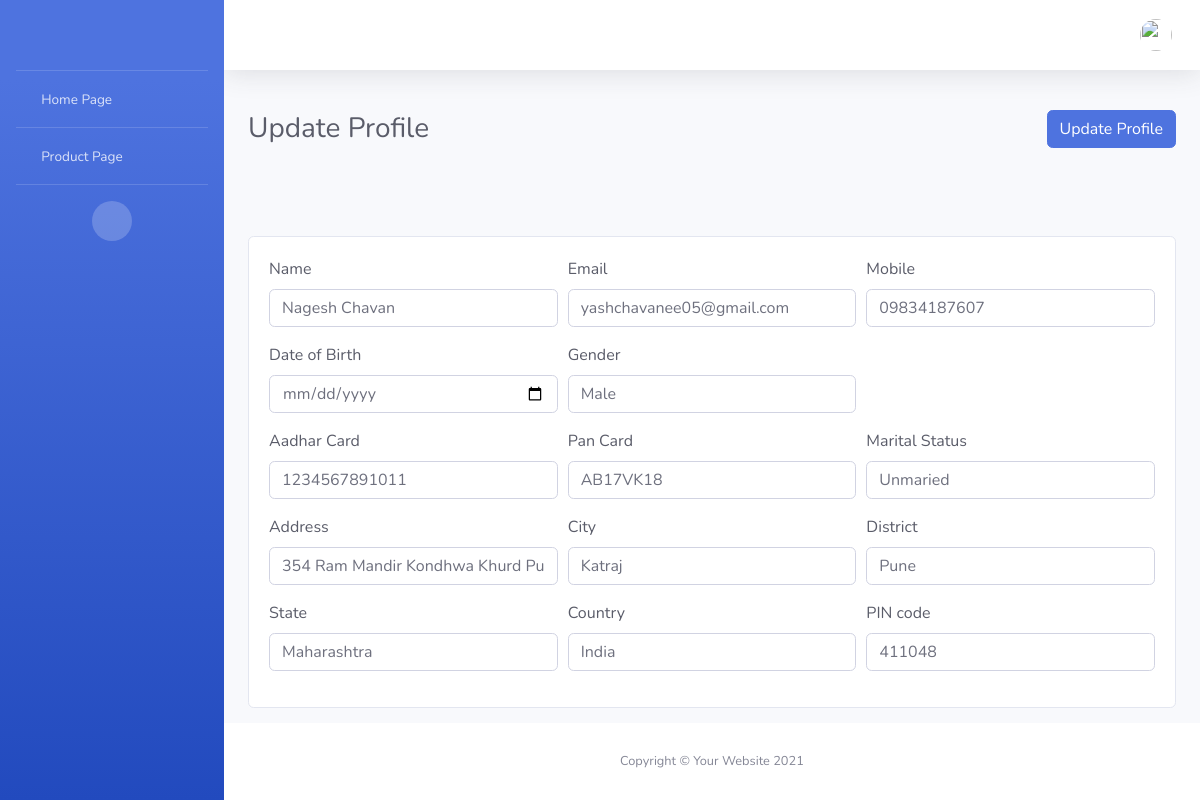
The page /update/7/ on the database as committed earlier.
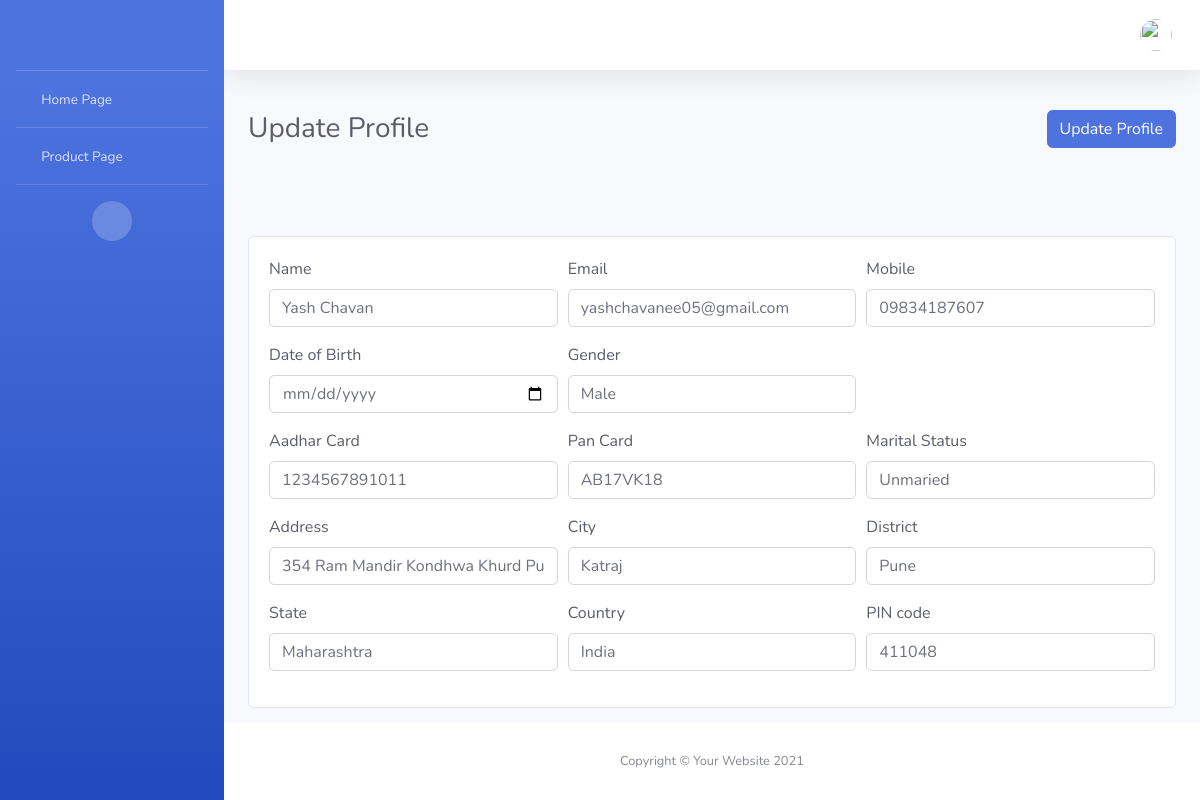
The same page on the database as committed later.
### login/models.py (models this page shows, shortened)
class Register(models.Model):
    user_id = models.AutoField(primary_key=True)
    user_name = models.CharField(max_length=100)
    user_email = models.EmailField(max_length=100)
    user_phone = models.CharField(max_length=50)
    user_dob = models.DateField()
    gender = models.CharField(max_length=100)
    aadhar = models.CharField(max_length=20)
    pan = models.CharField(max_length=20)
    marital_status = models.CharField(max_length=100)
    address = models.CharField(max_length=100)
    city = models.CharField(max_length=100)
    district = models.CharField(max_length=100)
    state = models.CharField(max_length=100)
    country = models.CharField(max_length=100)
    pin_code = models.CharField(max_length=20)

### login/views.py (the view, shortened to what this page needs)
# urls.py: path('update/<int:user_id>/', views.update, name="update"),
def update(request,user_id):
    Data_up = Register.objects.get(user_id=user_id)
    return render(request, 'profile.html',{'Data_up':Data_up})

### login/templates/profile.html (shortened to what this page needs)
{% extends 'web_base.html' %}
{% load static %}
{% block content_page %}
<div class="container-fluid">
    <form method="POST" action="/update/{{Data_up.user_id}}/">
        <div class="d-sm-flex align-items-center justify-content-between mb-4">
            <h1 class="h3 my-3 text-gray-800">Update Profile</h1>
            <button type="submit" class="btn btn-primary my-3">Update Profile</button>
        </div>
        <div class="row">
            <div class="col-12 mt-5">
                <div class="card">
                    <div class="card-body">
                        <div class="form-row">
                            <div class="form-group col-lg-4">
                                <label class="text-dark">Name</label>
                                <input required type="text" class="form-control" name="user_name" value="{{Data_up.user_name}}">
                            </div>
                            <div class="form-group col-lg-4">
                                <label class="text-dark">Email</label>
                                <input required type="text" class="form-control" name="user_email" value="{{Data_up.user_email}}">
                            </div>
                            <div class="form-group col-lg-4">
                                <label class="text-dark">Mobile</label>
                                <input required type="text" class="form-control" name="user_phone" value="{{Data_up.user_phone}}">
                            </div>
                        </div>
                        <div class="form-row">
                            <div class="form-group col-lg-4">
                                <label class="text-dark">Date of Birth</label>
                                <input required type="date" class="form-control" name="user_dob" value="{{Data_up.user_dob}}">
                            </div>
                            <div class="form-group col-lg-4">
                                <label class="text-dark">Gender</label>
                                <input required type="text" class="form-control" name="gender" value="{{Data_up.gender}}">
                            </div>
                        </div>
                        <div class="form-row">
                            <div class="form-group col-lg-4">
                                <label class="text-dark">Aadhar Card</label>
                                <input required type="text" class="form-control" name="aadhar" value="{{Data_up.aadhar}}">
                            </div>
                            <div class="form-group col-lg-4">
                                <label class="text-dark">Pan Card</label>
                                <input required type="text" class="form-control" name="pan" value="{{Data_up.pan}}">
                            </div>
                            <div class="form-group col-lg-4">
                                <label class="text-dark">Marital Status</label>
                                <input required type="text" class="form-control" name="marital_status" value="{{Data_up.marital_status}}">
                            </div>
                        </div>
                        <div class="form-row">
                            <div class="form-group col-lg-4">
                                <label class="text-dark">Address</label>
                                <input required type="text" class="form-control" name="address" value="{{Data_up.address}}">
                            </div>
                            <div class="form-group col-lg-4">
                                <label class="text-dark">City</label>
                                <input required type="text" class="form-control" name="city" value="{{Data_up.city}}">
                            </div>
                            <div class="form-group col-lg-4">
                                <label class="text-dark">District</label>
                                <input required type="text" class="form-control" name="district" value="{{Data_up.district}}">
                            </div>
                        </div>
                        <div class="form-row">
                            <div class="form-group col-lg-4">
                                <label class="text-dark">State</label>
                                <input required type="text" class="form-control" name="state" value="{{Data_up.state}}">
                            </div>
                            <div class="form-group col-lg-4">
                                <label class="text-dark">Country</label>
                                <input required type="text" class="form-control" name="country" value="{{Data_up.country}}">
                            </div>
                            <div class="form-group col-lg-4">
                                <label class="text-dark">PIN code</label>
                                <input required type="text" class="form-control" name="pin_code" value="{{Data_up.pin_code}}">
                            </div>
                        </div>
                    </div>
                </div>
            </div>
        </div>
    </form>
</div>
{% endblock %}

### login/templates/web_base.html (shortened to what this page needs)
{% load static %}
<!DOCTYPE html>
<html lang="en">
<head>
    <link href="{% static 'vendor/fontawesome-free/css/all.min.css' %}" rel="stylesheet" type="text/css">
    <link href='https://unpkg.com/boxicons@2.1.4/css/boxicons.min.css' rel='stylesheet'>
    <link href="{% static 'css/sb-admin-2.min.css' %}" rel="stylesheet">
</head>
<body id="page-top">
    <div id="wrapper">
        <ul class="navbar-nav bg-gradient-primary sidebar sidebar-dark accordion" id="accordionSidebar">
            <a class="sidebar-brand d-flex align-items-center justify-content-center" href="{% url 'home_page' %}">
                <div class="sidebar-brand-icon rotate-n-15">
                    <i class="fas fa-laugh-wink"></i>
                </div>
            </a>
            <hr class="sidebar-divider my-0">
            <li class="nav-item">
                <a href="{% url 'home_page' %}" class="nav-link">
                    <i class="fas fa-fw fa-folder"></i>
                    <span>Home Page</span>
                </a>
            </li>
            <hr class="sidebar-divider my-0">
            <li class="nav-item">
                <a href="{% url 'product' %}" class="nav-link">
                    <i class="fas fa-fw fa-folder"></i>
                    <span>Product Page</span>
                </a>
            </li>
            <hr class="sidebar-divider d-none d-md-block">
            <div class="text-center d-none d-md-inline">
                <button class="rounded-circle border-0" id="sidebarToggle"></button>
            </div>
        </ul>
        <div id="content-wrapper" class="d-flex flex-column">
            <div id="content">
                <nav class="navbar navbar-expand navbar-light bg-white topbar mb-4 static-top shadow">
                    <ul class="navbar-nav ml-auto">
                        <li class="nav-item dropdown no-arrow">
                            <a class="nav-link dropdown-toggle" href="#" id="userDropdown" role="button"
                                data-toggle="dropdown" aria-haspopup="true" aria-expanded="false">
                                <img class="img-profile rounded-circle"
                                    src="{% static 'img/undraw_profile.svg' %}">
                            </a>
                        </li>
                    </ul>
                </nav>
                {% block content_page %}
                {% endblock %}
            </div>
            <footer class="sticky-footer bg-white">
                <div class="container my-auto">
                    <div class="copyright text-center my-auto">
                        <span>Copyright &copy; Your Website 2021</span>
                    </div>
                </div>
            </footer>
        </div>
    </div>
</body>
</html>

Rows that differ between the two databases and show on the page:
changed Register "yashchavanee05@gmail.com": user_name "Nagesh Chavan" → "Yash Chavan"
